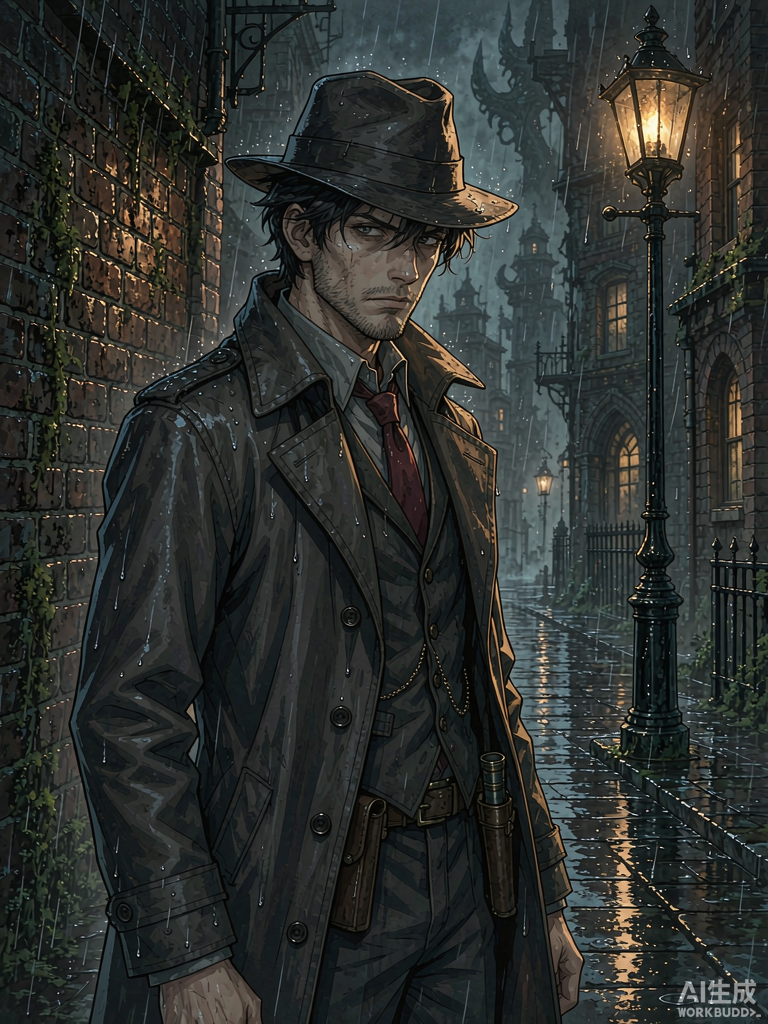
#> input picture generated-images/A_现版提示词-立绘-写实厚涂.png, 768 x 1024 px
$ python -i prepare-art-assets.py   (imports and definitions only)
#> lines starting #> are read from the running program, lines starting #| are printed output that depends on the picture
#> further down, picture is the input picture: PIL image 768x1024 RGB; mean R, G, B 45.4, 48.7, 45.9
#!/usr/bin/env python3
"""把 `generated-images/` 里**需要成画**的生图产物**处理（去底 / 裁切 / 缩放 / 压 WebP）**，输出到 `public/art/`。

## 这个脚本现在的职责（2026-10-04 起）

🔴 界面上那批**装饰与线稿已全部改为手写 SVG**（`src/ui/ornaments.tsx`）——
主人原话：「**目前的美术我没看到需要调用生图额度的质量**」
（`docs/报告/方案-美术资产路数重定.md`）。

于是生图**只剩下一个用途**：**"要一张画"的位置** —— 要有构图、有画风、地位重要。
目前这样的位置**只有一处：整页背景图**。

所以下面那份清单现在很短，而且**以后也只该有"画"**。
装饰 / 图标 / 材质 / 线条，一律去 `ornaments.tsx` 手写，别加到这里来。

## 口径（同以前）

- **只缩不放**：界面用多大就存多大，绝不放大（放大只会变糊、还变胖）；
- **WebP**；**该裁的裁**（靠留白构图的不裁，那圈空白本来就是设计的一部分）；
- 尺寸按**运行需要**定 —— 主人 2026-10-02：「美术资产只要考虑项目运行，不需要考虑协作方代码包大小，
  到时候代码包不发图就是了」（`pack-for-review.py` 与 `audit-pack.py` 已排除 `public/art/`）。

## 去底（`PAPER_KEYED`）—— 背景图专用的一步

🔴 生图**给不出真正的透明底**（模型会自己填一层米色纸），而背景图**必须两套主题共用**：
羊皮纸上铺得好看，午夜主题上也得成立。所以按**亮度做软映射**把纸底抠掉：
**亮 → 透明，暗（线）→ 保留**，抗锯齿的柔边靠线性过渡保住。

抠完之后它才真的"两套都成立"：同一条**暗金线**，铺在米底上是羊皮纸，
铺在深底上就是午夜 —— 暗金本来就是午夜主题的强调色（`--c-accent #c9a44c`）。

## 用法

    python scripts/prepare-art-assets.py

源图按**文件名前缀**匹配（生图产物名里带时间戳），同名多张时取**最新**的一张。
"""

import sys
from pathlib import Path

try:
    from PIL import Image
except ImportError:  # pragma: no cover
    print('需要 Pillow：pip install pillow', file=sys.stderr)
    raise SystemExit(2)

ROOT = Path(__file__).resolve().parent.parent
SRC = ROOT / 'generated-images'
OUT = ROOT / 'public' / 'art'

# 输出名, 源文件名前缀, 目标宽(px), 是否裁掉透明边, 用途说明
#   ⚠️ 只放"要一张画"的。
ART = [
    (
        'bg-atlas',
        '极简的单色线描图案',
        1600,
        False,
        '整页背景图（古航海图 + 星图线描；**两套主题共用**，靠去底 + 各自的 opacity/filter 成立）',
    ),
]

# 额外裁切（左, 上, 右, 下 —— **比例**）。
# 背景图右下角压着平台水印；它必须是铺满的图（不能靠透明底避开水印）→ 裁掉底部一条。
# 它是均匀的星图，裁掉 10% 完全不影响观感（而且铺的时候本来就 cover 裁切）。
EXTRA_CROP = {
    'bg-atlas': (0.0, 0.0, 0.0, 0.10),
}

# 需要**抠底**的（把浅色纸底变透明，只留线条）。见 docstring「去底」那一节。
PAPER_KEYED = {'bg-atlas'}

# 背景图是**整页铺底**、且不透明度很低（10% 上下），人眼不会去抠它的细节 ——
# 所以压得比一般资产狠一档。再低（<70）线描边缘会出块状伪影，能看出来。
QUALITY = 78
# 单张的"运行"预算。背景图是**唯一**的大件，单独给它一档
# （界面装饰都在 `ornaments.tsx` 里，是几十字节级的矢量，不占这个预算）。
SINGLE_BUDGET_KB = 600


# [6 lines left out: function newest, not called in this run]


def key_out_paper(im: Image.Image) -> Image.Image:
    """把浅色纸底抠成透明，只留暗色线条（软阈值，保住抗锯齿的柔边）。

    亮度 ≥ `PAPER_HI` → 全透；≤ `PAPER_LO` → 全留；中间线性过渡。
    这组值是照生图实际给的数取的：纸底亮度约 232–242，线条约 140–190。
    """
    PAPER_HI, PAPER_LO = 236, 150
    rgb = im.convert('RGB')
    alpha = rgb.convert('L').point(
        lambda v: 0 if v >= PAPER_HI else (255 if v <= PAPER_LO else round((PAPER_HI - v) * 255 / (PAPER_HI - PAPER_LO)))
    )
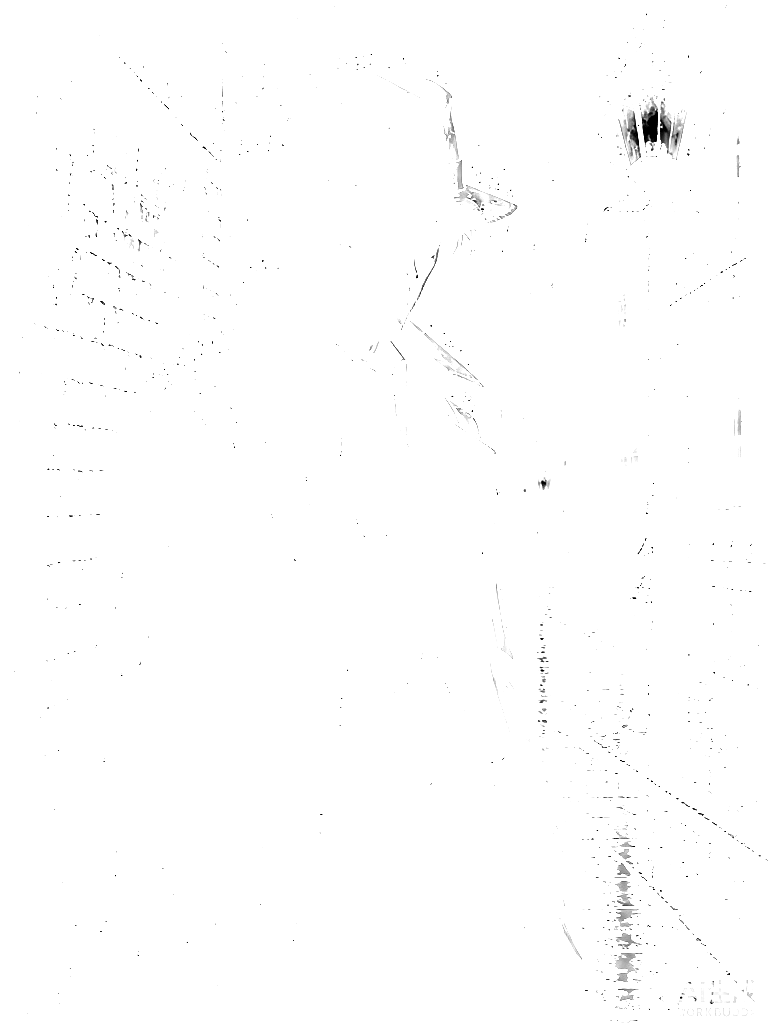
#> alpha: PIL image 768x1024 L; min 0, max 255, mean 253.9
    out = rgb.convert('RGBA')
    out.putalpha(alpha)
    return out


# [51 lines left out: function main, not called in this run]


# [2 lines not run here, left out]

>>> from PIL import Image
>>> picture = Image.open('../generated-images/A_现版提示词-立绘-写实厚涂.png')
>>> result = key_out_paper(picture)

$ run again, on generated-images/C_英文赛璐璐-场景广角-已裁水印_1024x576.png
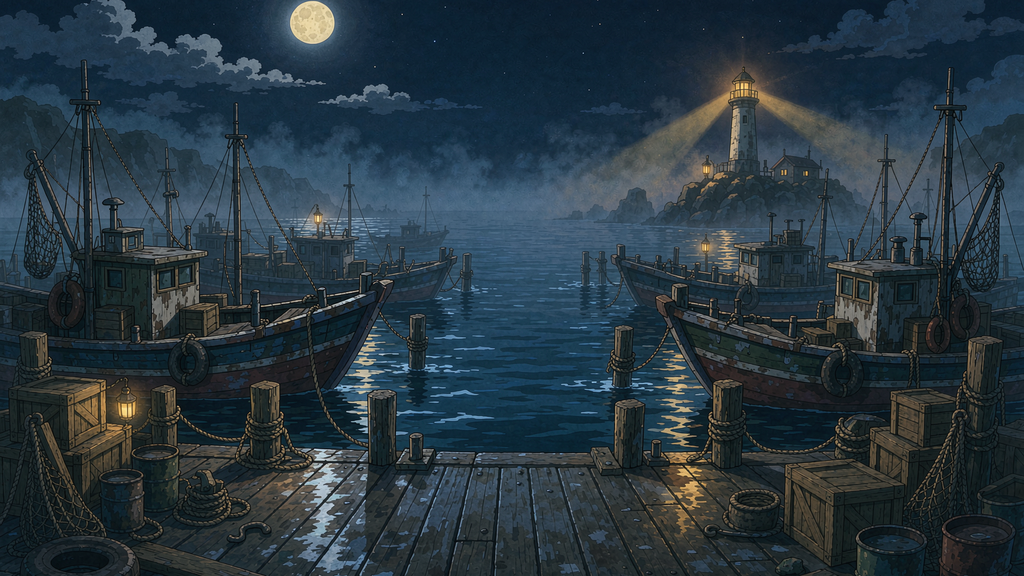
#> input picture generated-images/C_英文赛璐璐-场景广角-已裁水印_1024x576.png, 1024 x 576 px
#> picture is the input picture: PIL image 1024x576 RGB; mean R, G, B 41.1, 55.8, 65
#> in key_out_paper, `alpha = rgb.convert('L').point( lambda v: 0 if v >= PAPER_HI else (255..`:
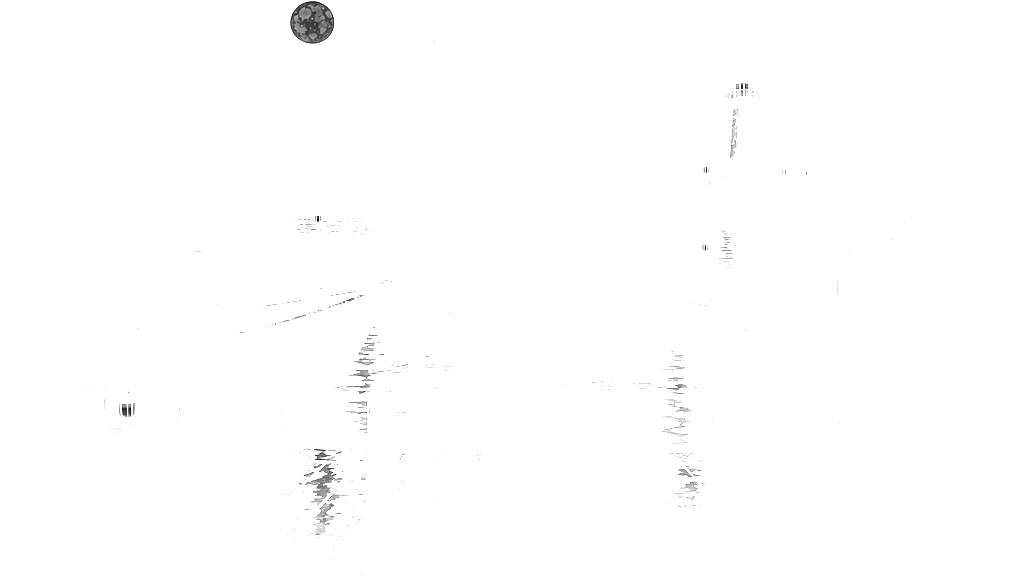
#> alpha: PIL image 1024x576 L; min 9, max 255, mean 254.1
